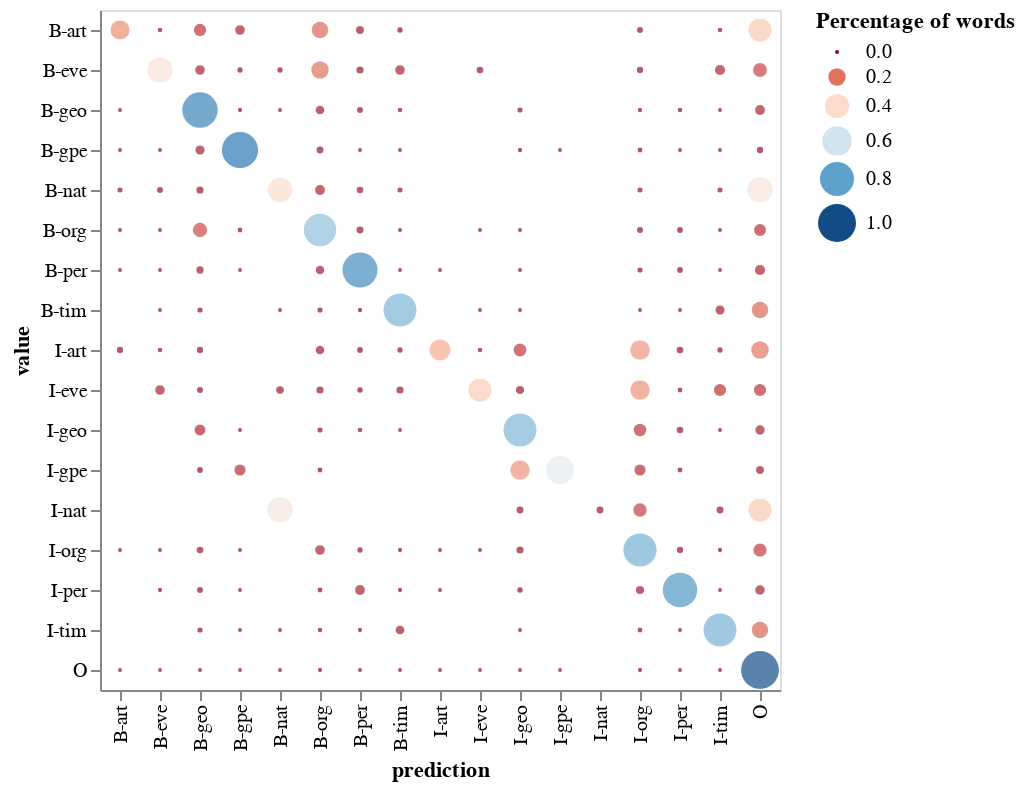

This figure's notebook cell:
### Code cell
# Evaluate train dataset
O_value = train_seq.y_dict['O']  # code of 'O' value, to be ignored
eval_train = evaluate_corpus(train_seq.seq_list, pred_train, train_seq.y_dict, ignore_tag_code=O_value)

### Figure 1 — Vega-Lite specification as saved in the notebook (floating-point values rounded to 4 significant figures; data arrays with more than 128 entries replaced by an {"elided": "..."} marker saying what was removed)
{"config": {"view": {"continuousWidth": 400, "continuousHeight": 300}}, "data": {"name": "data-b5caa3d2ed7f5738f6c721896bf056bc"}, "mark": "circle", "encoding": {"color": {"field": "pct_cases", "scale": {"domain": [0, 1], "scheme": "redblue"}, "type": "quantitative"}, "size": {"field": "pct_cases", "legend": {"title": "Percentage of words"}, "scale": {"domain": [0, 1]}, "type": "quantitative"}, "tooltip": [{"field": "value", "type": "nominal"}, {"field": "prediction", "type": "nominal"}, {"field": "pct_cases", "format": ".2%", "type": "quantitative"}, {"field": "num_cases", "type": "quantitative"}], "x": {"field": "prediction", "type": "ordinal"}, "y": {"field": "value", "type": "ordinal"}}, "$schema": "https://vega.github.io/schema/vega-lite/v4.17.0.json", "datasets": {"data-b5caa3d2ed7f5738f6c721896bf056bc": {"elided": "196 records"}}}
